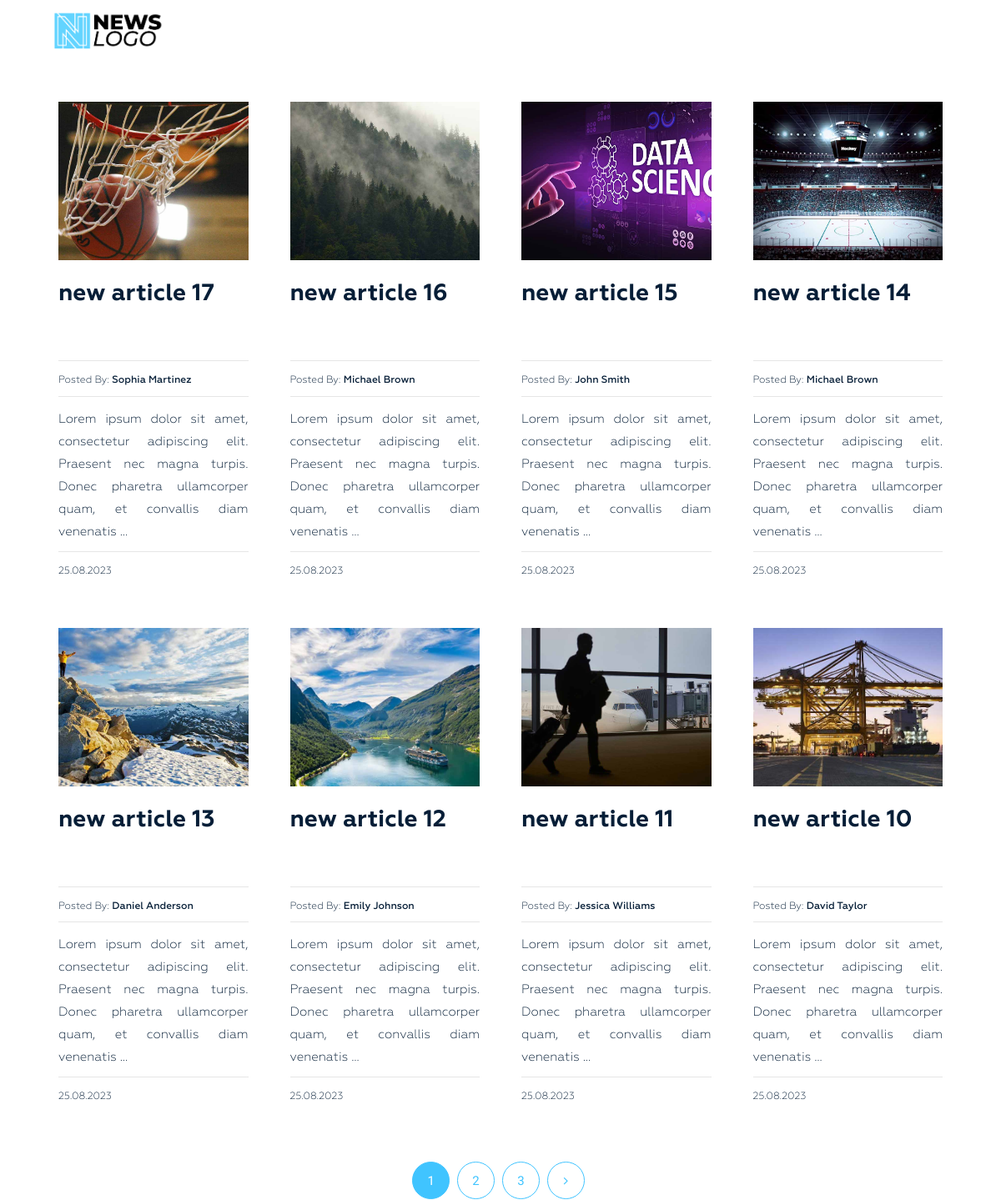
The page / on the database its author committed.
### news/models.py (models this page shows, shortened)
class Post(models.Model):
    title = models.CharField(max_length=255, verbose_name='Name')
    slug = models.SlugField(max_length=255, unique=True, verbose_name='Link')
    author = models.CharField(max_length=100, verbose_name='Author')
    content = models.TextField(blank=True, verbose_name='Content')
    created_at = models.DateTimeField(auto_now_add=True, verbose_name='Published')
    photo = models.ImageField(upload_to='photos/%Y/%m/%d/', blank=True, verbose_name='Photo')
    views = models.IntegerField(default=0, verbose_name='Number of views')
    category = models.ForeignKey(Category, on_delete=models.PROTECT, related_name='posts', verbose_name='Category')
    tags = models.ManyToManyField(Tag, blank=True, related_name='posts', verbose_name='Tag')
    is_published = models.BooleanField(default=True)
    def get_absolute_url(self):
        return reverse('post', kwargs={"slug": self.slug})
    class Meta:
        verbose_name = 'Article(s)'
        verbose_name_plural = 'Articles'
        ordering = ['-created_at']

### news/views.py (the view)
# urls.py: path('', Home.as_view(), name='home'),
class Home(ListView):
    model = Post
    template_name = 'news/index.html'
    context_object_name = 'posts'
    paginate_by = 8
    def get_queryset(self):
        return Post.objects.order_by('-created_at')
    def get_context_data(self, *, object_list=None, **kwargs):
        context = super().get_context_data(**kwargs)
        pinned_post = Post.objects.latest('created_at')
        pinned_post.views = F('views') + 1
        pinned_post.save()
        pinned_post.refresh_from_db()
        context['pinned_post'] = pinned_post
        context['title'] = 'News App'
        categories = Category.objects.all()
        latest_posts_by_category = {}
        for category in categories:
            latest_posts_by_category[category.slug] = Post.objects.filter(category=category)[:2]
        context['latest_posts_by_category'] = latest_posts_by_category
        return context

### news/models.py (called while the page is built)
    def get_absolute_url(self):
        return reverse('category', kwargs={"slug": self.slug})

    def get_absolute_url(self):
        return reverse('tag', kwargs={"slug": self.slug})

### news/templatetags/menu.py (called while the page is built)
@register.inclusion_tag('news/menu_tpl.html')
def show_menu(menu_class='menu'):
    categories = Category.objects.all()
    return {"categories": categories, "menu_class": menu_class}

### news/templatetags/sidebar.py (called while the page is built)
@register.inclusion_tag('news/tags_tpl.html')
def get_tags():
    tags = Tag.objects.all()
    return {"tags": tags}

### news/templates/news/index.html (shortened to what this page needs)
{% extends 'base.html' %}
{% load static %}
{% load sidebar %}
{% block content %}
<section class="blog-post-area">
    <div class="container">
        <div class="row">
            <div class="blog-post-area-style">
                {% for post in posts %}
                    <div class="col-md-3">
                        <div class="single-post">
                            <div class="main-img">
                                {% if post.photo %}
                                <img src="{{ post.photo.url }}" alt="{{ post.title }}">
                                {% else %}
                                <img src="{% static 'img/no-image.jpeg'%}" alt="{{ post.title }}" height="201" width="300">
                                {% endif %}
                            </div>
                            <h3><a href="{{ post.get_absolute_url }}">{{ post.title|truncatewords_html:7|safe }}</a></h3>
                            <h4><span>Posted By: <span class="author-name">{{ post.author }}</span></span></h4>
                            <a href="{{ post.get_absolute_url }}"><p>{{ post.content|truncatewords_html:20|safe }}</p></a>
                            <h4><span>{{ post.created_at|date:"d.m.Y" }}</span></h4>
                        </div>
                    </div>
                {% endfor %}
            </div>
        </div>
        {% if page_obj.has_other_pages %}
            <div class="pegination">
                <div class="nav-links">
                    {% for p in page_obj.paginator.page_range %}
                        {% if page_obj.number == p %}
                        <span class="page-numbers current">{{ p }}</span>
                        {% elif p > page_obj.number|add:-3 and p < page_obj.number|add:3 %}
                        <a class="page-numbers" href="?page={{ p }}">{{ p }}</a>
                        {% endif %}
                    {% endfor %}
                    {% if page_obj.has_next %}
                    <a class="page-numbers" href="?page={{ page_obj.next_page_number }}"><i class="fa fa-angle-right" aria-hidden="true"></i></a>
                    {% endif %}
                </div>
            </div>
        {% endif %}
    </div>
</section>
{% endblock %}

### news_app/static/style.css (style rules this page uses)
section.blog-post-area img { width: 100%; }
section.blog-post-area .single-post { padding-right: 20px; margin: 40px 0px 0px; }
section.blog-post-area h4 span { font-family: Geometria; font-weight: 400; font-size: 12px; color: #061e37; text-decoration: none; }
section.blog-post-area h4 span.author-name { font-weight: 500; }
.blog-post-area .single-post h3 a { font-family: Geometria; font-size: 28px; font-weight: 700; text-decoration: none; color: #061e37; }
.blog-post-area .single-post p { color: #061e37; font-family: Geometria; font-size: 15px; font-weight: 400; line-height: 27px; padding-top: 14px; position: relative; text-align: justify; min-height: 170px; }
.blog-post-area .single-post h4 { margin-bottom: 12px; padding-top: 10px; position: relative; }
.blog-post-area .single-post h4::before { background: #e6e6e6 none repeat scroll 0 0; content: ""; height: 1px; position: absolute; top: 0; width: 100%; }
.blog-post-area .single-post p::before { background: #e6e6e6 none repeat scroll 0 0; content: ""; height: 1px; position: absolute; top: 0; width: 100%; }
.blog-post-area .single-post h3 { margin: 25px 0 15px; min-height: 80px; }
.single-post a { text-decoration: none !important; }
.blog-post-area .pegination { margin-top: 60px; }
.blog-post-area .pegination .nav-links { margin: 0; padding: 0; text-align: center; }
.blog-post-area .pegination .nav-links .page-numbers { border: 1px solid #40c4ff; border-radius: 50%; color: #40c4ff; display: inline-block; font-family: "Roboto", sans-serif; font-size: 15px; font-weight: 400; height: 45px; line-height: 45px; list-style: outside none none; margin-right: 5px; text-align: center; width: 45px; }
.blog-post-area .blog-post-area-style { margin: 0 20px 0 40px; }
.blog-post-area .pegination .nav-links .page-numbers.current { background: #40c4ff; color: #fff; }
.blog-post-area .pegination .nav-links a { text-decoration: none; }
.main-img { height: 190px; overflow: hidden; margin-top: 50px; display: flex; align-items: center; justify-content: center; }
.main-img img { height: 100% !important; width: 100% !important; object-fit: cover !important; object-position: center !important; }

### news_app/static/slider.css (style rules this page uses)
p { position: relative; font-size: 24px; text-align: center; display: block; align-items: center; vertical-align: center; }
.overlay-content p, a { color: #ffffff; }

### rows shown on the page
Post: photo (picture), title "new article 17", author "Sophia Martinez", content "Lorem ipsum dolor sit amet, consectetur adipiscing elit. Praesent nec magna turpis. Donec pharetra ullamcorper quam, et convallis diam venenatis …", created_at "25.08.2023"
Post: photo (picture), title "new article 16", author "Michael Brown", content "Lorem ipsum dolor sit amet, consectetur adipiscing elit. Praesent nec magna turpis. Donec pharetra ullamcorper quam, et convallis diam venenatis …", created_at "25.08.2023"
Post: photo (picture), title "new article 15", author "John Smith", content "Lorem ipsum dolor sit amet, consectetur adipiscing elit. Praesent nec magna turpis. Donec pharetra ullamcorper quam, et convallis diam venenatis …", created_at "25.08.2023"
Post: photo (picture), title "new article 14", author "Michael Brown", content "Lorem ipsum dolor sit amet, consectetur adipiscing elit. Praesent nec magna turpis. Donec pharetra ullamcorper quam, et convallis diam venenatis …", created_at "25.08.2023"
Post: photo (picture), title "new article 13", author "Daniel Anderson", content "Lorem ipsum dolor sit amet, consectetur adipiscing elit. Praesent nec magna turpis. Donec pharetra ullamcorper quam, et convallis diam venenatis …", created_at "25.08.2023"
Post: photo (picture), title "new article 12", author "Emily Johnson", content "Lorem ipsum dolor sit amet, consectetur adipiscing elit. Praesent nec magna turpis. Donec pharetra ullamcorper quam, et convallis diam venenatis …", created_at "25.08.2023"
Post: photo (picture), title "new article 11", author "Jessica Williams", content "Lorem ipsum dolor sit amet, consectetur adipiscing elit. Praesent nec magna turpis. Donec pharetra ullamcorper quam, et convallis diam venenatis …", created_at "25.08.2023"
Post: photo (picture), title "new article 10", author "David Taylor", content "Lorem ipsum dolor sit amet, consectetur adipiscing elit. Praesent nec magna turpis. Donec pharetra ullamcorper quam, et convallis diam venenatis …", created_at "25.08.2023"

### other values the page prints
{{ p }} "1"
{{ p }} "2" "3"
